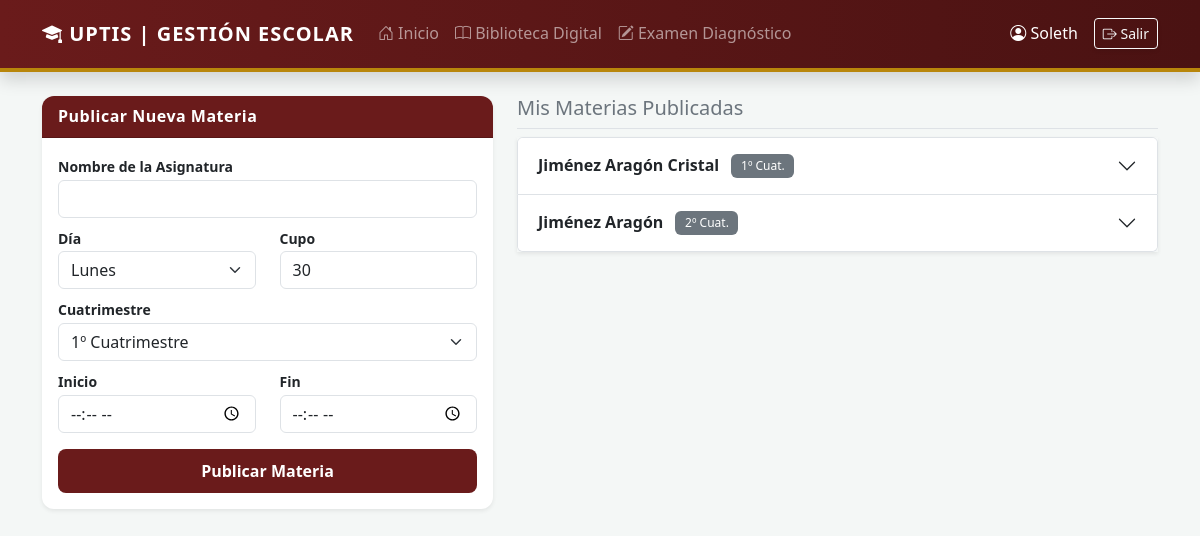
/docente (signed in), run on the app's committed database.
### tables this page shows
CREATE TABLE materias (
            id INTEGER PRIMARY KEY AUTOINCREMENT,
            nombre_materia TEXT NOT NULL,
            docente_id INTEGER,
            dia TEXT NOT NULL,
            hora_inicio TIME NOT NULL,
            hora_fin TIME NOT NULL,
            cupo_max INTEGER NOT NULL,
            cupo_actual INTEGER DEFAULT 0, cuatrimestre INTEGER DEFAULT 1,
            FOREIGN KEY (docente_id) REFERENCES usuarios (id)
        );

### seed.py (the view, shortened to what this page needs)
@app.route('/docente', methods=['GET', 'POST'])
def dashboard_docente():
    if session.get('rol') != 'docente': return redirect(url_for('login'))
    conn = get_db_connection()
    materias = conn.execute('SELECT * FROM materias WHERE docente_id = ?', (session['user_id'],)).fetchall()
    alumnos_por_materia = {}
    for m in materias:
        alumnos = conn.execute('''
            SELECT u.nombre, u.correo, i.id as inscripcion_id, i.calificacion
            FROM usuarios u
            JOIN inscripciones i ON u.id = i.alumno_id
            WHERE i.materia_id = ?
        ''', (m['id'],)).fetchall()
        alumnos_por_materia[m['id']] = alumnos
    conn.close()
    return render_template('docente.html', materias=materias, alumnos_por_materia=alumnos_por_materia)

### seed.py (called while the page is built)
def get_db_connection():
    conn = sqlite3.connect('database.db', timeout=20)
    conn.row_factory = sqlite3.Row
    conn.execute('PRAGMA foreign_keys = ON')
    return conn

### templates/docente.html (shortened to what this page needs)
{% extends 'layout.html' %}
{% block content %}
<div class="row">
    <div class="col-md-5">
        <div class="card border-primary shadow-sm">
            <div class="card-header bg-primary text-white">Publicar Nueva Materia</div>
            <div class="card-body">
                <form method="POST">
                    <div class="mb-2">
                        <label class="small fw-bold">Nombre de la Asignatura</label>
                        <input type="text" name="nombre" class="form-control" required>
                    </div>
                    <div class="row">
                        <div class="col">
                            <label class="small fw-bold">Día</label>
                            <select name="dia" class="form-select">
                                <option>Lunes</option><option>Martes</option><option>Miércoles</option>
                            </select>
                        </div>
                        <div class="col">
                            <label class="small fw-bold">Cupo</label>
                            <input type="number" name="cupo" class="form-control" value="30">
                        </div>
                    </div>
                    <div class="row mt-2">
                        <div class="col">
                            <label class="small fw-bold">Cuatrimestre</label>
                            <select name="cuatrimestre" class="form-select">
                                {% for i in range(1, 10) %}
                                <option value="{{ i }}">{{ i }}º Cuatrimestre</option>
                                {% endfor %}
                            </select>
                        </div>
                    </div>
                    <div class="row mt-2">
                        <div class="col">
                            <label class="small fw-bold">Inicio</label>
                            <input type="time" name="inicio" class="form-control" required>
                        </div>
                        <div class="col">
                            <label class="small fw-bold">Fin</label>
                            <input type="time" name="fin" class="form-control" required>
                        </div>
                    </div>
                    <button type="submit" class="btn btn-primary w-100 mt-3">Publicar Materia</button>
                </form>
            </div>
        </div>
    </div>
    <div class="col-md-7">
        <h5 class="text-secondary border-bottom pb-2">Mis Materias Publicadas</h5>
        <div class="accordion shadow-sm" id="accordionMaterias">
            {% for m in materias %}
            <div class="accordion-item">
                <h2 class="accordion-header">
                    <button class="accordion-button collapsed" type="button" data-bs-toggle="collapse" data-bs-target="#materia{{ m.id }}">
                        <strong>{{ m.nombre_materia }}</strong> &nbsp; <span class="badge bg-secondary ms-2">{{ m.cuatrimestre }}º Cuat.</span>
                    </button>
                </h2>
            </div>
            {% endfor %}
        </div>
    </div>
</div>
{% endblock %}

### static/css/styles.css (style rules this page uses)
:root { --uptis-guinda: #6a1b1b; --uptis-guinda-light: #8b2a2a; --uptis-oro: #b8860b; --uptis-oro-light: #e0ac2e; --blanco-puro: #ffffff; --gris-fondo: #f4f7f6; --texto-oscuro: #2d2d2d; --sombra: 0 4px 12px rgba(0, 0, 0, 0.1); }
body { background-color: var(--gris-fondo); font-family: 'Segoe UI', Roboto, Helvetica, Arial, sans-serif; color: var(--texto-oscuro); line-height: 1.6; }
.card { border: none !important; border-radius: 12px !important; transition: transform 0.3s ease, box-shadow 0.3s ease; box-shadow: var(--sombra); }
.card-header { border-top-left-radius: 12px !important; border-top-right-radius: 12px !important; font-weight: 600; letter-spacing: 0.5px; }
.bg-primary { background-color: var(--uptis-guinda) !important; }
.btn-primary { background-color: var(--uptis-guinda); border: 2px solid transparent; font-weight: 600; border-radius: 8px; padding: 8px 20px; transition: all 0.3s ease; }
.badge { padding: 0.5em 0.8em; border-radius: 6px; font-weight: 500; }

### data on the page
materias: nombre_materia "Jiménez Aragón Cristal", cuatrimestre "1"
materias: nombre_materia "Jiménez Aragón", cuatrimestre "2"

### other printed values
{{ session.nombre }} "Soleth"
form field cuatrimestre "1º Cuatrimestre"
